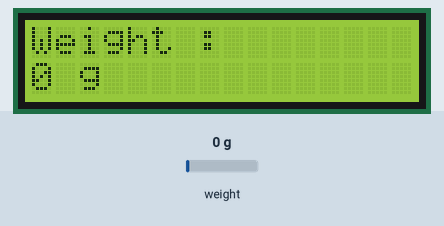
The sketch below on a simulated Arduino Uno, built with avr-gcc and run on an emulated ATmega328P. Parts: 16×2 character LCD. The inputs (shaded band) are chosen by the test bench; at power-on: weight on the scale 0 g. What the sketch prints to the serial monitor is not drawn.

Above: at 2.2 s.
2.3 s: weight on the scale set to 100 g
At 3.8 s:
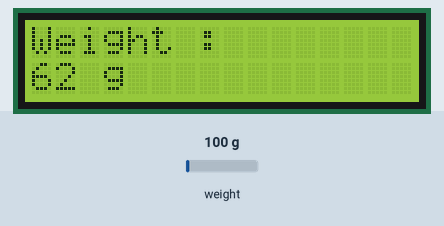
4.1 s: weight on the scale set to 10 g
At 5.6 s:
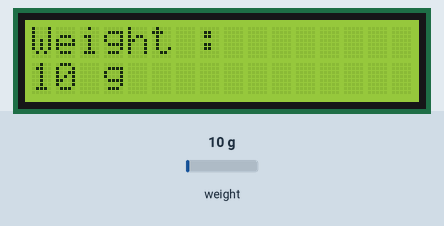
Timing chart, 0 to 7.1 s (numbered marks = the images above; inputs shaded):
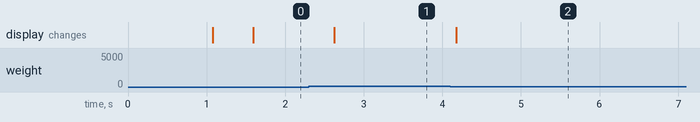

The sketch:

HX711_n_LCD.ino
```cpp
#include "HX711.h"
#include <Wire.h> // I2C程式庫
#include <LiquidCrystal_I2C.h> // LCD_I2C模組程式庫

// LCD I2C位址，默認為0x27或0x3F，依據背板的晶片不同而有差異，16、2為LCD顯示器大小。
LiquidCrystal_I2C lcd(0x27, 16, 2);

// HX711 接線設定
const int DT_PIN = 13;
const int SCK_PIN = 12;
const float scale_factor = -698.5;

HX711 scale;

void setup() {
  Serial.begin(9600);
  scale.begin(DT_PIN, SCK_PIN);
  scale.set_scale(scale_factor);  // 開始取得比例參數
  scale.tare();

  // 初始化LCD
  lcd.init();
  lcd.backlight();

  Serial.println("Nothing on it!.");
  lcd.setCursor(0, 0); // (colum, row)從第一排的第一個位置開始顯示
  lcd.print("Nothing on it!");
}

void loop() {
  float current_weight = scale.get_units(5);  // 取得5次數值的平均
  if (abs(current_weight) < 0.4) {
    current_weight = 0.0;
  }else if (current_weight > 60) { // 重鵝
    current_weight = 62;           // 丟藍色
  }else if (current_weight > 45) { // 中鵝
    current_weight = 50;           // 丟綠色
  }else if (current_weight > 25) { // 輕鵝
    current_weight = 33;           // 丟紅色
  }

  Serial.print("Weight :");
  Serial.println(current_weight,2);

  lcd.clear(); // 清除上次顯示的內容
  lcd.setCursor(0, 0); // (colum, row)從第一排的第一個位置開始顯示
  lcd.print("Weight :");
  lcd.setCursor(0, 1); // (colum,row)從第二排第一格位置開始顯示
  lcd.print(current_weight,0);
  lcd.print(" g");

}
```

Measured:
- after the input at 2.3 s, the display: changes after 0.33 s (image 1)
- after the input at 4.1 s, the display: changes after 0.08 s (image 2)
